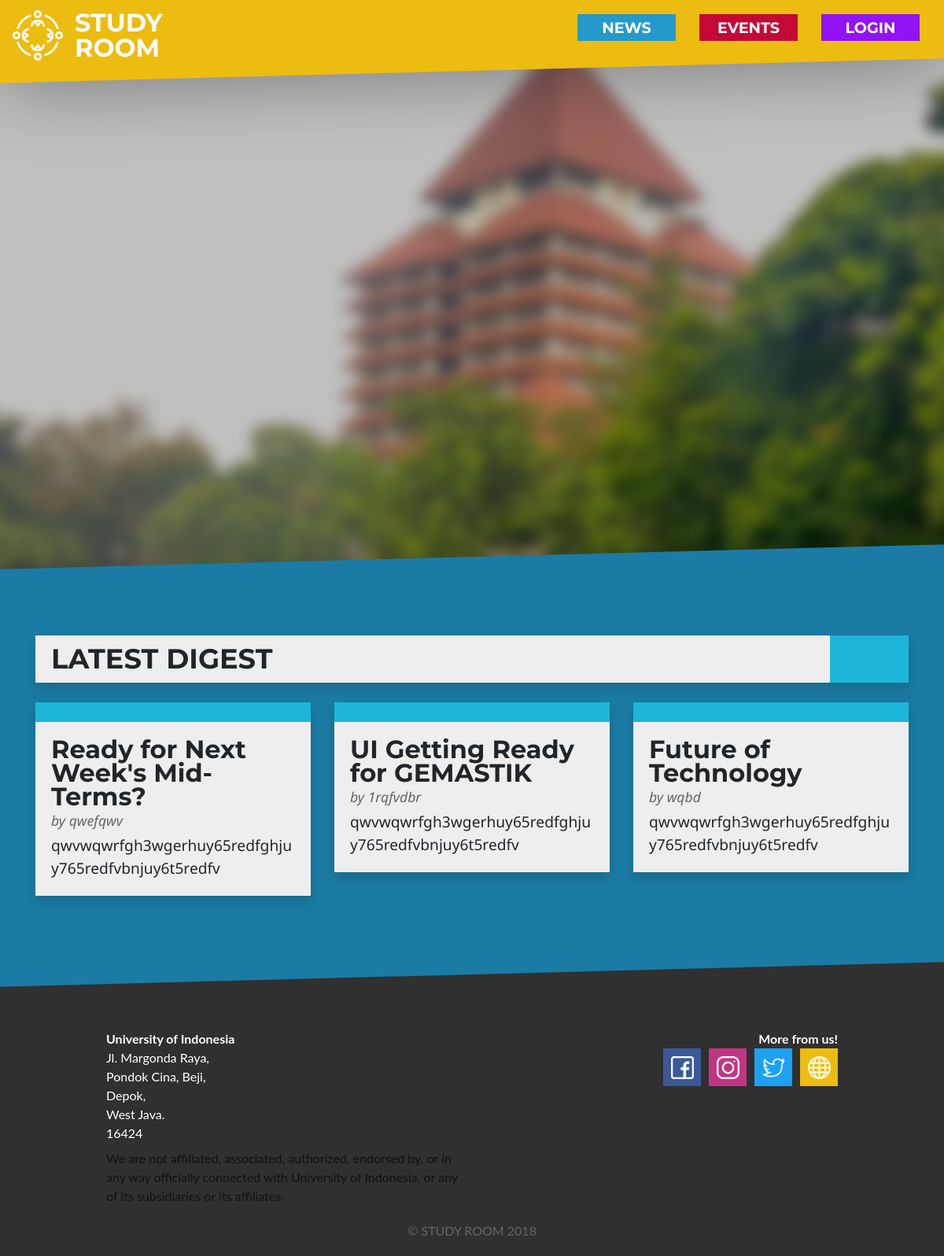
Page /news/ on the committed database.
### news/models.py (models this page shows)
class News(models.Model):
    title = models.CharField(max_length=50, blank=False)
    author = models.CharField(max_length=50, blank=False)
    date = models.DateField(default=timezone.now, blank=False)
    headline = models.CharField(max_length=50, blank=False)
    content = models.TextField(blank=False)

### news/views.py (the view)
# urls.py: path('', views.news, name="news")
def news(request):
    all_news = News.objects.all().order_by("-date")
    response = {
        'all_news': all_news,
    }
    return render(request, 'news.html', response)

### templates/news.html (shortened to what this page needs)
{% extends '_base.html' %}
{% load static %}
{% block content %}
    <section id="parallax">
        <div class="parallax-background"></div>
        <div class="parallax-text">
            <h1>NEWS</h1>
        </div>
    </section>
    <section id="news" slant>
            <div class="news-container container">
                <div class="card shadow">
                    <div class="card-flex">
                        <h3 class="card-title title-bar">LATEST DIGEST</h3>
                        <div class="content-colorbox color-news"></div>
                    </div>
                </div>
                <div class="row">
                    {% for news in all_news %}
                    <div class="col-lg-4 col-sm-12">
                        <div class="card clickable-card news-card shadow" data-toggle="modal" data-target="#modal-news-{{ news.id }}">
                            <div class="color-bar color-news"></div>
                            <div class="card-body">
                                <h5 class="card-title news-title">
                                    {{ news.title }}
                                </h5>
                                <p class="news-author">by {{ news.author }} </p>
                                <div class="card-text news-content">
                                    {{ news.headline }}
                                </div>
                            </div>
                        </div>
                    </div>
                    {% endfor %}
                </div>
            </div>
        </section>
{% endblock %}

### static/css/style.css (style rules this page uses)
body { margin: 0; padding: 0; background: #303030; }
p { word-wrap: break-word; overflow-wrap: break-word; hyphens: auto; }
*[slant] { padding: 100px 0; transform: skew(0deg, -1.5deg) translateY(-120px); }
*[slant] > * { transform: skew(0deg, 1.5deg); }
.color-news { background: #1DB6D8; transition: 0.3s }
.card-flex { display: inline-flex; justify-content: space-between; }
.content-colorbox { height: inherit; width: 100px; min-width: 100px }
.color-bar { height: 25px; }
.card { border-radius: 0px; border-width: 0; background-color: #eee; }
.card-title { font-size: 2em; font-family: 'Montserrat', sans-serif; font-weight:700; line-height: 30px; }
.card-body { overflow-x: hidden; }
.title-bar { font-size: 2.2em; margin: 0; padding: 15px 20px; }
#parallax { background: white; overflow: hidden; padding-bottom: 28px; }
.parallax-text { position: absolute; top: 45%; width:100%; text-align:center; color:white; font-weight:bold; background: transparent; pointer-events: none; font-family: 'Montserrat', sans-serif; }
.parallax-text h1 { font-size: 100px; line-height: 80px; font-weight:700; }
.parallax-background { position:relative; background-position:center; background-size:cover; background-repeat:no-repeat; background-attachment:fixed; background-image: url('/static/img/ui.jpg'); min-height:100%; opacity: 1; filter: blur(0.5rem) brightness(0.75); overflow-x: hidden; transform: scale3d(1.1, 1.1, 1.1); transition: 0.3s; }
#news { background: #1B7BA4; }
.news-title { margin: 0; }
.news-author { margin-top: 2px; margin-bottom: 5px; font-family: 'Noto Sans', sans-serif; font-style: italic; font-size: 1.1em; color: #666; }
.news-content { font-family: 'Noto Sans', sans-serif; font-size: 1.2em; }
.news-card, .event-card { margin-top: 25px; }
.clickable-card { box-shadow: 0 4px 8px 0 rgba(0,0,0,0); transform: scale3d(1,1,1); transition: 0.15s; cursor: pointer; }

### rows in the picture
News: title "Ready for Next Week's Mid-Terms?", author "qwefqwv", headline "qwvwqwrfgh3wgerhuy65redfghjuy765redfvbnjuy6t5redfv"
News: title "UI Getting Ready for GEMASTIK", author "1rqfvdbr", headline "qwvwqwrfgh3wgerhuy65redfghjuy765redfvbnjuy6t5redfv"
News: title "Future of Technology", author "wqbd", headline "qwvwqwrfgh3wgerhuy65redfghjuy765redfvbnjuy6t5redfv"
